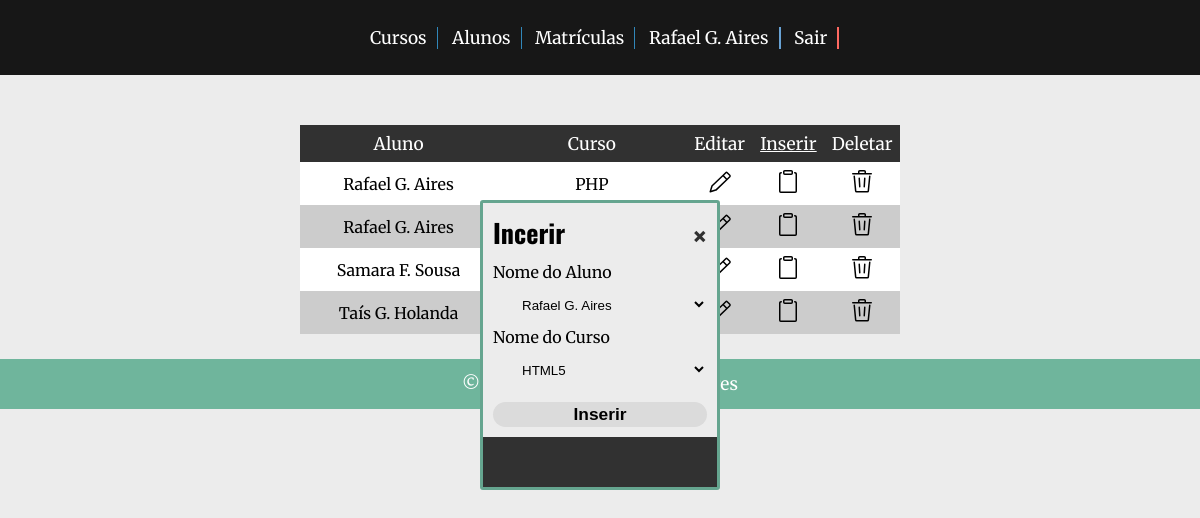
The page /site/registration.php?insert=4 (signed in) on the database its author committed.
### tables this page shows
CREATE TABLE `students_course` (
  `student_course_id` int(11) NOT NULL,
  `student_id` int(11) NOT NULL,
  `course_id` int(11) NOT NULL
);

CREATE TABLE `users` (
  `user_id` int(11) NOT NULL,
  `user` varchar(100) NOT NULL,
  `year` date NOT NULL,
  `email` varchar(75) NOT NULL,
  `password` varchar(50) NOT NULL,
  `signup_date` datetime NOT NULL
);

CREATE TABLE `course` (
  `course_id` int(11) NOT NULL,
  `course_name` varchar(250) NOT NULL,
  `workload` int(11) NOT NULL
);

### site/php/rows-query(registration).php (called while the page is built)
<?php
$sql = "select student_course_id, users.user, course.course_name from students_course join users on students_course.student_id = users.user_id join course on students_course.course_id = course.course_id";
$result = mysqli_query($connection, $sql);
?>

### site/registration.php (the view, shortened to what this page needs)
<?php
include("../db/connection.php");
include("php/rows-query(registration).php");
?>
<!DOCTYPE html>
<html lang="en">
<head>
    <link rel="stylesheet" href="css/index.css">
    <link rel="stylesheet" href="css/tables.css">
    <link rel="stylesheet" href="css/modals.css">
</head>
<body>
    <header.>
        <div class="underHeader">
            <ul>
                <li><a href="courses.php">Cursos</a></li>
                <li><a href="students.php">Alunos</a></li>
                <li><a href="registration.php">Matrículas</a></li>
                <?php
                    if (isset($_SESSION["authenticated"])):
                ?>
                    <li class="userName"><a href="panel.php"><?php echo $_SESSION["user"];?></a></li>
                    <li class="logout"><a href="php/logout.php">Sair</a></li>
                <?php
                    endif;
                ?>
            </ul>
        </div>
    <section>
        <div class="sectionCard">
            <div class="table">
                <table class="t01">
                    <tr>
                        <th>Aluno</th>
                        <th>Curso</th>
                        <th>Editar</th>
                        <th><a href="?insert=" style="color: #ffffff;">Inserir</a></th>
                        <th>Deletar</th>
                    </tr>
                    <tr>
                    <?php
                        while ($rows = mysqli_fetch_assoc($result)) {
                    ?>
                        <tr>
                            <td><?php echo $rows["user"]; ?></td>
                            <td><?php echo $rows["course_name"]; ?></td>
                            <td><a href="?edit=<?php echo $rows["student_course_id"]; ?>"><img src="icons/pencil-24.svg" alt="Edit button"></a></td>
                            <td><a href="?insert=<?php echo $rows["student_course_id"]; ?>"><img src="icons/clippy-24.svg" alt="Clippy button"></a></td>
                            <td><a href="?delete=<?php echo $rows["student_course_id"]; ?>"><img src="icons/trash-24.svg" alt="Trash button"></a></td>
                        </tr>
                    <?php
                        }
                    ?>
                </table>
                <div id="insertModal" class="modal">
                    <form action="" method="POST">
                        <div class="modalHeader">
                            <span class="close2">&times;</span>
                            <h2>Incerir</h2>
                        </div>
                        <div class="modalBody">
                            <label for="">Nome do Aluno</label>
                            <select name="user" id="" class="modalSelect">
                                <?php
                                    $sql = "select * from users";
                                    $result = mysqli_query($connection, $sql);
                                    while ($rows = mysqli_fetch_assoc($result)) {
                                ?>
                                    <option value="<?php echo $rows["user_id"]; ?>"><?php echo $rows["user"]; ?></option>
                                <?php
                                    }
                                ?>
                            </select>
                            <label for="">Nome do Curso</label>
                            <select name="course" id="" class="modalSelect">
                                <?php
                                    $sql = "select * from course";
                                    $result = mysqli_query($connection, $sql);
                                    while ($rows = mysqli_fetch_assoc($result)) {
                                ?>
                                    <option value="<?php echo $rows["course_id"]; ?>"><?php echo $rows["course_name"]; ?></option>
                                <?php
                                    }
                                ?>
                                </select>
                            <button type="submit" name="insert" class="btn">Inserir</button>
                        </div>
                        <div class="modalFooter">
                        </div>
                    </form>
                </div>
            </div>
        </div>
    </section>
    <footer>
        <div class="footer">
            <p>© 2021 Copyright: Rafael G. Aires</p>
        </div>
    </footer>
</body>
</html>

### site/css/index.css (style rules this page uses)
* { margin: 0; padding: 0; box-sizing: border-box; }
body { font-family: 'Merriweather', serif; background-color: #ececec; }
.underHeader { height: 75px; display: flex; justify-content: center; align-items: center; position: sticky; top: 0px; background-color: #000000e6; }
.underHeader ul { text-align: right; vertical-align: middle; text-align: center; padding: 10px; }
.underHeader ul li { list-style-type: none; display: inline-block; margin: 0px 0px 0px 10px; padding-right: 10px; border-right: 1px solid #3187b9; }
.underHeader ul li a { text-decoration: none; font-size: 13pt; color: #ffffff; }
.underHeader li { display: inline-block; vertical-align: middle; -webkit-transform: perspective(1px) translateZ(0); transform: perspective(1px) translateZ(0); box-shadow: 0 0 1px rgba(0, 0, 0, 0); position: relative; }
.underHeader li:before { content: ""; position: absolute; z-index: -1; left: 0; right: 100%; bottom: 0; background: #3187b9; height: 2px; -webkit-transition-property: right; transition-property: right; -webkit-transition-duration: 0.3s; transition-duration: 0.3s; -webkit-transition-timing-function: ease-out; transition-timing-function: ease-out; }
.underHeader .userName { border-right: 2px solid #68a2d4; }
.underHeader .userName { display: inline-block; vertical-align: middle; -webkit-transform: perspective(1px) translateZ(0); transform: perspective(1px) translateZ(0); box-shadow: 0 0 1px rgba(0, 0, 0, 0); position: relative; }
.underHeader .userName:before { content: ""; position: absolute; z-index: -1; left: 0; right: 100%; bottom: 0; background: #68a2d4; height: 2px; -webkit-transition-property: right; transition-property: right; -webkit-transition-duration: 0.3s; transition-duration: 0.3s; -webkit-transition-timing-function: ease-out; transition-timing-function: ease-out; }
.underHeader .logout { border-right: 2px solid #ff6961; }
.underHeader .logout { display: inline-block; vertical-align: middle; -webkit-transform: perspective(1px) translateZ(0); transform: perspective(1px) translateZ(0); box-shadow: 0 0 1px rgba(0, 0, 0, 0); position: relative; }
.underHeader .logout:before { content: ""; position: absolute; z-index: -1; left: 0; right: 100%; bottom: 0; background: #ff6961; height: 2px; -webkit-transition-property: right; transition-property: right; -webkit-transition-duration: 0.3s; transition-duration: 0.3s; -webkit-transition-timing-function: ease-out; transition-timing-function: ease-out; }
.footer { clear: both; display: flex; justify-content: center; align-items: center; background-color: #6fb59c; color: #ffffff; height: 50px; font-size: 13pt; }

### site/css/tables.css (style rules this page uses)
.table { display: flex; justify-content: center; align-items: center; margin: 50px auto 25px auto; }
.table table, th, td { width: 50%; padding: 7.5px; border: none; border-collapse: collapse; }
.t01 th { font-weight: normal; font-size: 13pt; background-color: #313131; color: white; }
.t01 tr:nth-child(even) { background-color: #cccccc; }
.t01 tr:nth-child(odd) { background-color: #ffffff; }
.t01 tr td { text-align: center; }
.t01 tr td a { text-decoration: none; color: #000000; }

### site/css/modals.css (style rules this page uses)
.modalHeader { margin-bottom: 10px; font-family: 'Oswald', sans-serif; font-weight: normal; font-size: 13pt; }
.modal { display: none; position: fixed; z-index: 1; left: 10; top: 25%; width: 20%; padding: 10px; overflow: auto; background-color: #ececec; border: 3px solid #65a58f; border-radius: 3px; animation-name: animatetop; animation-duration: .7s }
.modal .modalSelect { height: 15px; width: 100%; margin: 15px 0px 15px 0px; padding-left: 25px; outline: none; background: transparent; border: none; border-radius: 3px; }
.modal button[type="submit"] { height: 25px; width: 100%; margin: 10px auto 0px auto; border: none; outline: none; cursor: pointer; border-radius: 20px; font-size: 13pt; font-weight: bold; transition: .25s; background-color: #dbdbdb; }
.close, .close1, .close2 { color: #313131; float: right; font-size: 30px; font-weight: bold; }
.modalFooter { margin: 10px -10px -10px -10px; height: 50px; background-color: #313131; color: white; }

### rows shown on the page
students_course: student.user "Rafael G. Aires", course.course_name "PHP"
students_course: student.user "Rafael G. Aires"
students_course: student.user "Samara F. Sousa"
students_course: student.user "Taís G. Holanda"

### other values the page prints
$_SESSION["user"] "Rafael G. Aires"
form field user "Rafael G. Aires"
form field course "HTML5"
